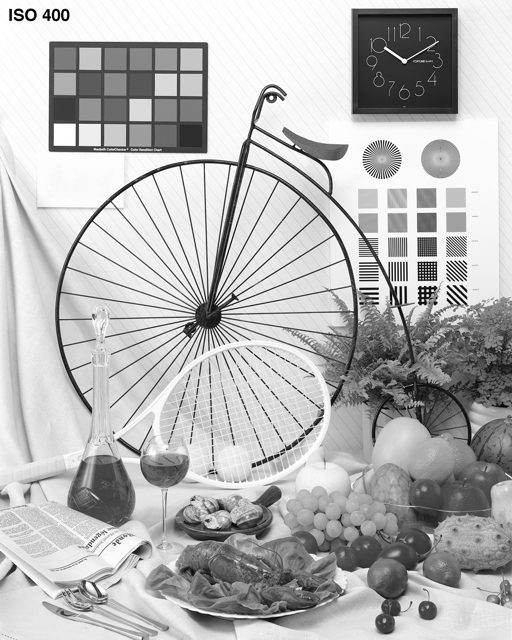
%> input picture bike2.png, 512 x 640 px
$ octave DEMO_UPSCALING_Bike.m   (GNU Octave 9; MATLAB toolbox functions it lacks are replaced by stand-ins)
%> lines starting %> are read from the running program, lines starting %| are printed output that depends on the picture
### ups_isotropic.m
function [xnew,t,val1,val2]=ups_isotropic(y,xref,Nbiter)
		tau = 1/8;
	sigma = 0.1;
	rho = 1;
	opD = @(x) cat(3,[diff(x,1,1);zeros(1,size(x,2))],[diff(x,1,2) zeros(size(x,1),1)]);
	opDadj = @(u) [zeros(1,size(u,2)); u(1:end-1,:,1)]-[u(1:end-1,:,1);zeros(1,size(u,2))]+...
        [zeros(size(u,1),1) u(:,1:end-1,2)]-[u(:,1:end-1,2) zeros(size(u,1),1)];
	prox_sigma_g_conj = @(u) bsxfun(@rdivide, u, max(sqrt(sum(u.^2,3)),1));
	x = prox_tau_f(zeros(size(y)*2),y);
	u = zeros([size(x) 2]);
    val1=zeros(1,Nbiter);
        val2=zeros(1,Nbiter);

	for iter = 1:Nbiter
		xnew = prox_tau_f(x-tau*opDadj(u),y);
		unew = prox_sigma_g_conj(u+sigma*opD(2*xnew-x));
		x = xnew+(rho-1)*(xnew-x);
		u = unew+(rho-1)*(unew-u);
        val1(iter)=psnr(xnew,xref);
                val2(iter)=ssim(xnew,xref);

    end
t=psnr(xnew,xref);
end


function xout = prox_tau_f(x,y)
	z=y-(x(1:2:end,1:2:end)+x(2:2:end,1:2:end)+...
	x(1:2:end,2:2:end)+x(2:2:end,2:2:end))/4;
	xout = x;
	xout(1:2:end,1:2:end)=x(1:2:end,1:2:end)+z;
	xout(2:2:end,1:2:end)=x(2:2:end,1:2:end)+z;
	xout(1:2:end,2:2:end)=x(1:2:end,2:2:end)+z;
	xout(2:2:end,2:2:end)=x(2:2:end,2:2:end)+z;
end

### ups_upwind.m
function [xnew,t,val1,val2]=ups_upwind(y,xref,Nbiter)
		tau = 0.02;
	sigma = 1/tau/16;
	rho = 1.9;
	opD = @(x) cat(3,[-diff(x,1,1);zeros(1,size(x,2))],[-diff(x,1,2) zeros(size(x,1),1)],...
		[zeros(1,size(x,2));diff(x,1,1)],[zeros(size(x,1),1) diff(x,1,2)]);
	opDadj = @(u) [u(1,:,1);diff(u(:,:,1),1,1)]+[u(:,1,2) diff(u(:,:,2),1,2)]+...
		[-diff(u(:,:,3),1,1);u(end,:,3)]+[-diff(u(:,:,4),1,2) u(:,end,4)];

	x = prox_tau_f(zeros(size(y)*2),y);
	u = zeros([size(x) 4]);
    val1=zeros(1,Nbiter);
    val2=zeros(1,Nbiter);
	for iter = 1:Nbiter
		xnew = prox_tau_f(x-tau*opDadj(u),y);
		unew = prox_sigma_g_conj(u+sigma*opD(2*xnew-x));
		x = xnew+(rho-1)*(xnew-x);
 		u = unew+(rho-1)*(unew-u);
val1(iter)=psnr(xnew,xref);
val2(iter)=ssim(xnew,xref);
    end
      t=psnr(xnew,xref);
	end

function xout = prox_tau_f(x,y)
	z=y-(x(1:2:end,1:2:end)+x(2:2:end,1:2:end)+...
	x(1:2:end,2:2:end)+x(2:2:end,2:2:end))/4;
	xout = x;
	xout(1:2:end,1:2:end)=x(1:2:end,1:2:end)+z;
	xout(2:2:end,1:2:end)=x(2:2:end,1:2:end)+z;
	xout(1:2:end,2:2:end)=x(1:2:end,2:2:end)+z;
	xout(2:2:end,2:2:end)=x(2:2:end,2:2:end)+z;
end

function unew = prox_sigma_g_conj(u)
	u = max(u,0);
	unew = bsxfun(@rdivide, u, max(sqrt(sum(u.^2,3)),1));
end

### ups_condat.m
function [x,t,val1,val2]=ups_condat(y,xref,Nbiter)
		tau = 0.9/8;
	sigma = 0.9/3;
 	mu = 1;
	opD = @(x) cat(3,[diff(x,1,1);zeros(1,size(x,2))],[diff(x,1,2) zeros(size(x,1),1)]);
	opDadj = @(u) -[u(1,:,1);diff(u(:,:,1),1,1)]-[u(:,1,2) diff(u(:,:,2),1,2)];
	prox_mu_sigma_g = @(t) t-bsxfun(@rdivide, t, max(sqrt(sum(t.^2,3))/(mu*sigma),1));

	x = prox_mu_tau_f(zeros(size(y)*2),y);
	u = zeros([size(x) 2]);
	v = zeros([size(x) 2 3]);
	tmp = opD(x);
	v(:,:,1,1) = tmp(:,:,1);
	v(:,:,2,2) = tmp(:,:,2);
	%fprintf('0 %f\n',sum(abs(tmp(:)))); % == sum(sum(sum(sqrt(sum(v.^2,3)))))
    val1=zeros(1,Nbiter);
        val2=zeros(1,Nbiter);

	for iter = 1:Nbiter
		x = prox_mu_tau_f(x+tau*opDadj(-opD(x)+opLadj(v)-mu*u),y);
		v = prox_mu_sigma_g(v-sigma*opL(-opD(x)+opLadj(v)-mu*u));
		u = u-(-opD(x)+opLadj(v))/mu;
val1(iter)=psnr(x,xref);
val2(iter)=ssim(x,xref);

 	end
    t=psnr(x,xref);
end


function xout = prox_mu_tau_f(x,y)
	z=y-(x(1:2:end,1:2:end)+x(2:2:end,1:2:end)+...
	x(1:2:end,2:2:end)+x(2:2:end,2:2:end))/4;
	xout = x;
	xout(1:2:end,1:2:end)=x(1:2:end,1:2:end)+z;
	xout(2:2:end,1:2:end)=x(2:2:end,1:2:end)+z;
	xout(1:2:end,2:2:end)=x(1:2:end,2:2:end)+z;
	xout(2:2:end,2:2:end)=x(2:2:end,2:2:end)+z;
end

function t = opL(u)
	[height,width,d]=size(u);
	t=zeros(height,width,2,3);
	t(:,:,1,1)=u(:,:,1);
	t(1:end-1,2:end,2,1)=(u(2:end,1:end-1,2)+u(1:end-1,1:end-1,2)+u(2:end,2:end,2)+u(1:end-1,2:end,2))/4; 			t(1:end-1,1,2,1)=(u(1:end-1,1,2)+u(2:end,1,2))/4;
	t(:,:,2,2)=u(:,:,2);
	t(2:end,1:end-1,1,2)=(u(2:end,1:end-1,1)+u(1:end-1,1:end-1,1)+u(2:end,2:end,1)+u(1:end-1,2:end,1))/4;
	t(1,1:end-1,1,2)=(u(1,1:end-1,1)+u(1,2:end,1))/4;
	t(2:end,:,1,3) = (u(2:end,:,1)+u(1:end-1,:,1))/2;
	t(1,:,1,3) = u(1,:,1)/2;
	t(:,2:end,2,3) = (u(:,2:end,2)+u(:,1:end-1,2))/2;
	t(:,1,2,3) = u(:,1,2)/2;
end

function u = opLadj(t)
	[height,width,d,c]=size(t);
	u=zeros(height,width,2);
	u(1:end-1,2:end,1)=t(1:end-1,2:end,1,1)+(t(1:end-1,2:end,1,2)+t(1:end-1,1:end-1,1,2)+...
	t(2:end,2:end,1,2)+t(2:end,1:end-1,1,2))/4+(t(1:end-1,2:end,1,3)+t(2:end,2:end,1,3))/2;
	u(1:end-1,1,1)=t(1:end-1,1,1,1)+(t(1:end-1,1,1,2)+t(2:end,1,1,2))/4+...
	(t(1:end-1,1,1,3)+t(2:end,1,1,3))/2;
	u(2:end,1:end-1,2)=t(2:end,1:end-1,2,2)+(t(2:end,1:end-1,2,1)+t(1:end-1,1:end-1,2,1)+...
	t(2:end,2:end,2,1)+t(1:end-1,2:end,2,1))/4+(t(2:end,1:end-1,2,3)+t(2:end,2:end,2,3))/2;
	u(1,1:end-1,2)=t(1,1:end-1,2,2)+(t(1,1:end-1,2,1)+t(1,2:end,2,1))/4+...
	(t(1,1:end-1,2,3)+t(1,2:end,2,3))/2;
end

### ups_proposed.m
% code Writen by
% Alireza Hosseini
% contact email: hosseini.alireza@ut.ac.ir
% March 2019
function [x,t,val1,val2]=ups_proposed(y,xref,Nbiter)
% ========================================================
% proposed algorithm for upscaling gray scaled images
% ========================================================
% INPUT ARGUMENTS:
% y- A downscaled image (an mXn matrix with
% elements in [0,1])
% ref - reference grayscaled image (an mXn matrix with
% elements in [0,1])
% Nbiter- number of itarations
% ========================================================
% OUTPUT ARGUMENTS:
% x- the obtained denoised image
% vala- is a 1XNbiter vector; vala(iter) is psnr(x,ref), where x is obtained denoised
% image at step iter
% valb- is a 1XNbiter vector; valb(iter) is ssim(x,ref), where x is obtained denoised
% image at step iter
%t-psnr value at the lates iteration
% ========================================================


		tau = 0.9/10;
	sigma = 0.9/10;
	mu = 1;
	opD = @(x) cat(3,[diff(x,1,1);zeros(1,size(x,2))],[diff(x,1,2) zeros(size(x,1),1)], [[x(2:end,2:end) ; x(end,1:end-1)] x(:,end)]-x, [x(1,:); [x(1:end-1,2:end)  x(2:end,end)]]-x);
	opDadj = @(u) [zeros(1,size(u,2)); u(1:end-1,:,1)]-[u(1:end-1,:,1); zeros(1,size(u,2))]+...
    [zeros(size(u,1),1) u(:,1:end-1,2)]-[u(:,1:end-1,2) zeros(size(u,1),1)]+...
    [zeros(1,size(u,2));[zeros(size(u,1)-1,1) u(1:end-1,1:end-1,3)]]-[[u(1:end-1,1:end-1,3) zeros(size(u,1)-1,1)]; zeros(1,size(u,2))]+...
    [[zeros(size(u,1)-1,1) u(2:end,1:end-1,4)]; zeros(1,size(u,2))]-[zeros(1,size(u,2));[u(2:end,1:end-1,4) zeros(size(u,1)-1,1)]];

	prox_mu_sigma_g = @(t) t-bsxfun(@rdivide, t, max(sqrt(sum(t.^2,3))/(mu*sigma),1));

	x = prox_mu_tau_f(zeros(size(y)*2),y);
	u = zeros([size(x) 4]);
	v = zeros([size(x) 4 3]);
	tmp = opD(x);
	v(:,:,1,1) = tmp(:,:,1);
	v(:,:,2,2) = tmp(:,:,2);
	%fprintf('0 %f\n',sum(abs(tmp(:)))); % == sum(sum(sum(sqrt(sum(v.^2,3)))))
    val1=zeros(1,Nbiter);
        val2=zeros(1,Nbiter);
for iter = 1:Nbiter
		x = prox_mu_tau_f(x+tau*opDadj(-opD(x)+opLadj(v)-mu*u),y);
		v = prox_mu_sigma_g(v-sigma*opL(-opD(x)+opLadj(v)-mu*u));
		u = u-(-opD(x)+opLadj(v))/mu;
val1(iter)=psnr(x,xref);
val2(iter)=ssim(x,xref);
end
  t=psnr(x,xref);
end


function xout = prox_mu_tau_f(x,y)
	z=y-(x(1:2:end,1:2:end)+x(2:2:end,1:2:end)+...
	x(1:2:end,2:2:end)+x(2:2:end,2:2:end))/4;
	xout = x;
	xout(1:2:end,1:2:end)=x(1:2:end,1:2:end)+z;
	xout(2:2:end,1:2:end)=x(2:2:end,1:2:end)+z;
	xout(1:2:end,2:2:end)=x(1:2:end,2:2:end)+z;
	xout(2:2:end,2:2:end)=x(2:2:end,2:2:end)+z;
end

function t = opL(u)
	[height,width,d]=size(u);
	t=zeros(height,width,4,3);
    t(:,:,1,1)=u(:,:,1);
	t(:,:,2,1)=(u(:,:,2)+...
        [zeros(height,1) u(:,1:end-1,2)]+...
        [u(2:end,:,2); zeros(1,width)]+...
        [[zeros(height-1,1) u(2:end,1:end-1,2)]; zeros(1,width)])/4;
	t(:,:,3,1)=(u(:,:,3)+...
        [zeros(height,1) u(:,1:end-1,3)])/2;
    t(:,:,4,1)=([u(2:end,:,4); zeros(1,width)]+...
        u(:,:,4)+[[zeros(height-1,1) u(2:end,1:end-1,4)]; zeros(1,width)]+...
        [u(3:end,:,4); zeros(2,width)]+...
        [zeros(height,1) [u(3:end,1:end-1,4);zeros(2,width-1)]]+...
        [zeros(height,1) u(:,1:end-1,4)])/6;
    t(:,:,2,2)=u(:,:,2);
	t(:,:,1,2)=(u(:,:,1)+...
        [zeros(1,width);u(1:end-1,:,1)]+...
        [u(:,2:end,1) zeros(height,1)]+...
        [zeros(1,width);[u(1:end-1,2:end,1) zeros(height-1,1)]])/4;
    t(:,:,3,2) = (u(:,:,3)+[zeros(1,width);u(1:end-1,:,3)])/2;
    t(:,:,4,2)=(u(:,:,4)+[u(2:end,:,4); zeros(1,width)])/2;
    t(end,1:end-1,4,2)=(u(end,1:end-1,4))/2;
	t(:,:,1,3) = (u(:,:,1)+[zeros(1,width);u(1:end-1,:,1)])/2;
	t(:,:,2,3) = (u(:,:,2)+[zeros(height,1) u(:,1:end-1,2)])/2;
    t(:,:,3,3) =1/4*(u(:,:,3)+...
        [zeros(1,width) ; u(1:end-1,:,3)]+...
        [zeros(height,1) u(:,1:end-1,3)]+...
        [zeros(1,width);...
         [zeros(height-1,1) u(1:end-1,1:end-1,3)]]);
  	t(:,:,4,3)=(u(:,:,4)+...
        [u(2:end,:,4); zeros(1,width)]+...
        [zeros(height,1) u(:,1:end-1,4)]+...
                [[zeros(height-1,1) u(2:end,1:end-1,4)]; zeros(1,width)])/4;
    end

function u = opLadj(t)
	[height,width,d,c]=size(t);
	u=zeros(height,width,4);
		[height,width,d,c]=size(t);
	u(:,:,1)=t(:,:,1,1)+...
        (t(:,:,1,2)+...
        [t(2:end,:,1,2); zeros(1,width)]+...
	[zeros(height,1) t(:,1:end-1,1,2)]+...
    [[zeros(height-1,1) t(2:end,1:end-1,1,2)];zeros(1,width)])/4+...
    (t(:,:,1,3)+[t(2:end,:,1,3); zeros(1,width)])/2;

u(:,:,2)=t(:,:,2,2)+...
    (t(:,:,2,1)+...
    [t(:,2:end,2,1) zeros(height,1)]+...
	[zeros(1,width); t(1:end-1,:,2,1)]+...
    [zeros(1,width); [t(1:end-1,2:end,2,1) zeros(height-1,1)]])/4+...
    (t(:,:,2,3)+[t(:,2:end,2,3) zeros(height,1)])/2;
    u(:,:,3)=(t(:,:,3,1)+...
        [t(:,2:end,3,1) zeros(height,1)])/2+...
     (t(:,:,3,2)+...
     [t(2:end,:,3,2); zeros(1,width)])/2+...
     (t(:,:,3,3)+...
     [t(2:end,:,3,3); zeros(1,width)]+...
     [t(:,2:end,3,3) zeros(height,1)]+...
     [[t(2:end,2:end,3,3) zeros(height-1,1)]; zeros(1,width)])/4;
 u(:,:,4)=1/6*(t(:,:,4,1)+[zeros(1,width); t(1:end-1,:,4,1) ]+...
     [[zeros(1,width-1); t(1:end-1,2:end,4,1)] zeros(height,1)]+...
     [zeros(2,width); t(1:end-2,:,4,1)]+...
     [zeros(2,width);[t(1:end-2,2:end,4,1) zeros(height-2,1)]]+...
     [t(:,2:end,4,1) zeros(height,1)])+...
     1/2*(t(:,:,4,2)+[zeros(1,width); t(1:end-1,:,4,2)])+...
     1/4*(t(:,:,4,3)+[zeros(1,width); t(1:end-1,:,4,3)]+...
     [ t(:,2:end,4,3) zeros(height,1)]+...
     [ [zeros(1,width-1); t(1:end-1,2:end,4,3)] zeros(height,1)]);
end

### DEMO_UPSCALING_Bike.m
%In this code, upscaling test image Bike is solved
%with 5 different variational methods:
%1- isotropic tv 2-upwind 3-condat 4-proposed 5-tgv
%================================================================================
close all; clc
Nbiter=300;
z=double(imread('bike2.png'))/255;
%> z: size 640x512 double; min 0, max 1, mean 0.714
y=z(1:180,288:467);
xref=y;
%imwrite(xref,'bikeref.png');
y=(y(1:2:end,1:2:end)+y(2:2:end,1:2:end)+y(1:2:end,2:2:end)+y(2:2:end,2:2:end))/4;
%> y: size 90x90 double
[k1,t1,val1,wal1]=ups_isotropic(y,xref,Nbiter);
%> in prox_tau_f, `xout(2:2:end,1:2:end)=x(2:2:end,1:2:end)+z;`:
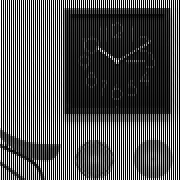
%> xout: size 180x180 double; min 0, max 0.996, mean 0.324
%> in prox_tau_f, `xout(1:2:end,2:2:end)=x(1:2:end,2:2:end)+z;`:
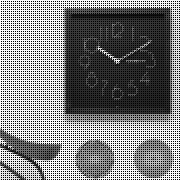
%> xout: size 180x180 double; min 0, max 0.996, mean 0.486
%> after the loop in ups_isotropic, `for iter = 1:Nbiter`:
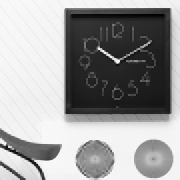
%> x: size 180x180 double; min 0.0499, max 1.02, mean 0.648; drawn with min black and max white
%> after the loop in ups_isotropic, `for iter = 1:Nbiter`: val1 = 300 values, max 24.96 at index 300, min 23.75 at index 1, mean 24.76; val2 = 300 values, max 0.893 at index 283, min 0.862 at index 15, mean 0.886
%> in ups_isotropic, `t=psnr(xnew,xref);`: t = 24.96
%> t1 = 24.96; wal1 has the same summary as val2 in ups_isotropic
[k2,t2,val2,wal2]=ups_upwind(y,xref,Nbiter);
%> the loop in ups_upwind, `for iter = 1:Nbiter` made 300 passes
%> pass 1, in prox_sigma_g_conj, `unew = bsxfun(@rdivide, u, max(sqrt(sum(u.^2,3)),1));`:
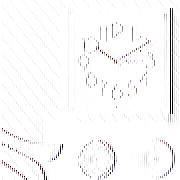
%> unew: size 180x180x4 double; mean R, G, B, A 0.0262, 0.0235, 0.0267, 0.0243; transparent parts drawn white
%> after the loop in ups_upwind, `for iter = 1:Nbiter`:
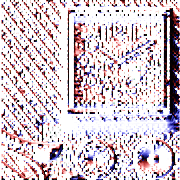
%> u: size 180x180x4 double; mean R, G, B, A 0.295, 0.258, 0.264, 0.233; transparent parts drawn white
%> after the loop in ups_upwind, `for iter = 1:Nbiter`: val1 = 300 values, max 25.1 at index 199, min 23.75 at index 1, mean 25.07; val2 = 300 values, max 0.894 at index 118, min 0.863 at index 1, mean 0.893
%> in ups_upwind, `t=psnr(xnew,xref);`: t = 25.1
%> t2 = 25.1; val2 has the same summary as val1 in ups_upwind; wal2 has the same summary as val2 in ups_upwind
[k3,t3,val3,wal3]=ups_condat(y,xref,Nbiter);
%> the loop in ups_condat, `for iter = 1:Nbiter` made 300 passes
%> pass 2, in prox_mu_tau_f (call 3), `z=y-(x(1:2:end,1:2:end)+x(2:2:end,1:2:end)+ x(1:2:end,2:2:end)+x(2:2:e..`:
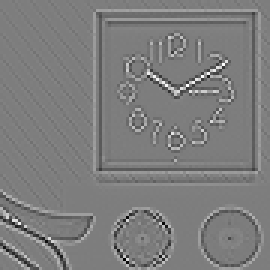
%> z: size 90x90 double (shown 3 times larger); min -0.131, max 0.135, mean 1.99e-19; drawn with min black and max white
[k4,t4,val4,wal4]=ups_proposed(y,xref,Nbiter);
%> (the run ends here)
